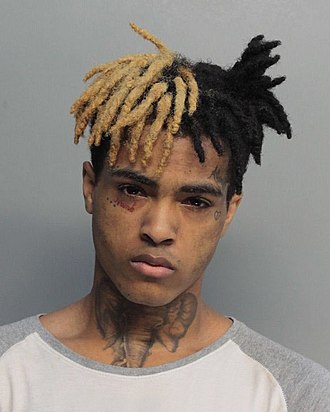
#> input picture Assignment 21-Image Processing/Black ribbon/5.jpg, 330 x 412 px
$ python 5.py
#> lines starting #> are read from the running program, lines starting #| are printed output that depends on the picture; after the words box and inside, x2 and y2 are one past the last pixel; in counts of white or black regions, pixels touching at a corner belong together
import cv2

img = cv2.imread('5.jpg' , 0)
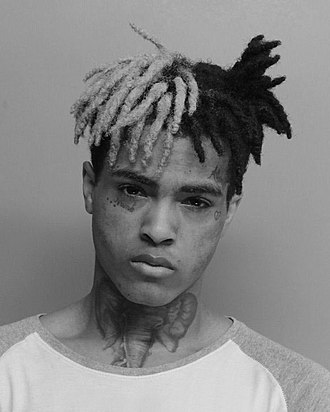
#> img: shape (412, 330); min 0, max 237, mean 131.9

for i in range(100):
        if i <= 70:
            for j in range(70-i , 100-i):
                if(j >= 0):
                    img[i,j] = 0

        else:
            for j in range(0 , 100-i):
                if(j >= 0):
                    img[i,j] = 0
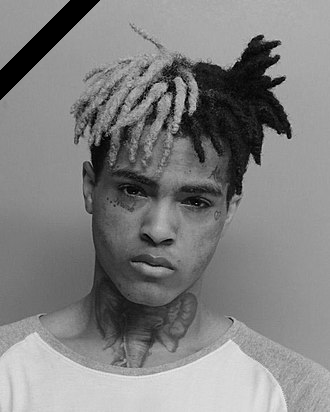
#> img: shape (412, 330); 1.89% of pixels changed, all inside (x1, y1, x2, y2) = (0, 0, 100, 100)

cv2.imshow('marhoom Xxxtentation' , img)

cv2.imwrite('xxxtentation has pass away.jpg' , img)

cv2.waitKey()
